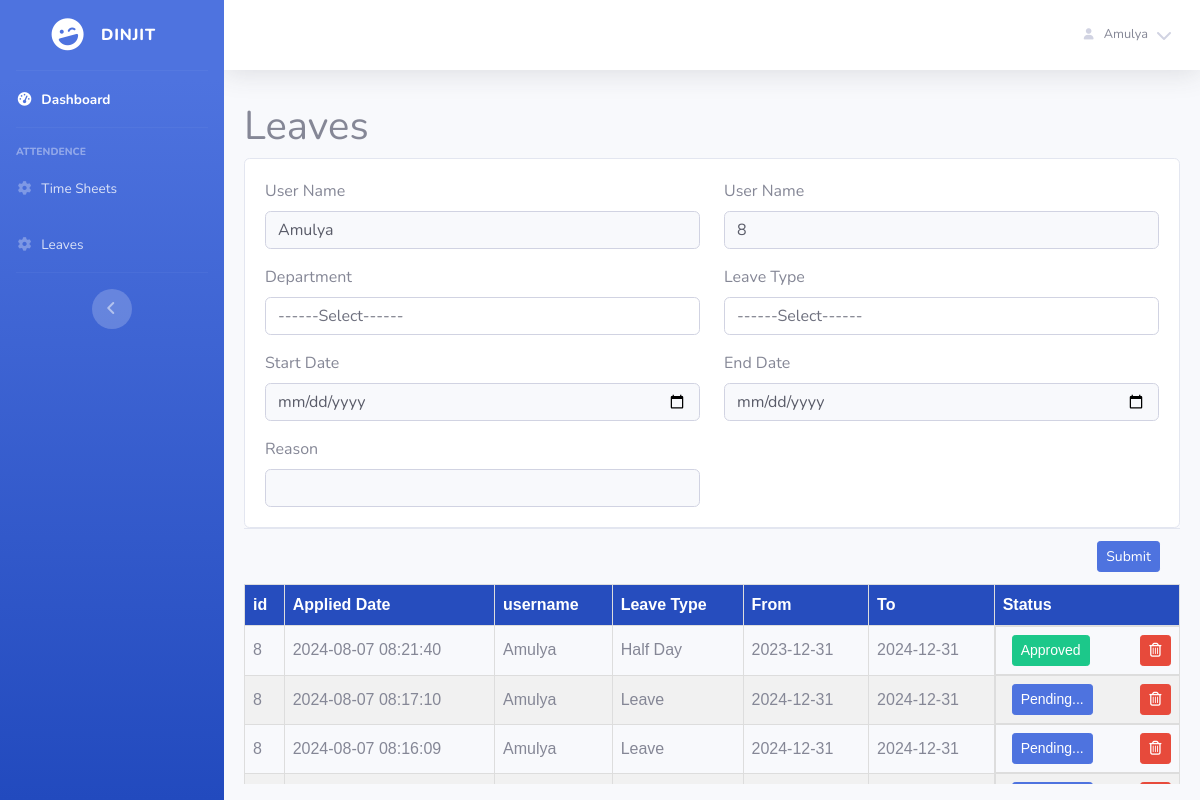
The app's page /leaves.php (signed in) with its own data.
### tables this page shows
CREATE TABLE `leaves` (
  `Leaved_id` int(11) NOT NULL,
  `employee_id` int(11) NOT NULL,
  `username` varchar(255) NOT NULL,
  `department_id` char(99) NOT NULL,
  `leave_type` char(99) NOT NULL,
  `leave_reason` char(100) NOT NULL,
  `lstart_date` date NOT NULL,
  `end_date` date NOT NULL,
  `leave_status` varchar(10) NOT NULL DEFAULT '1',
  `Currenttymstanp` timestamp NOT NULL DEFAULT current_timestamp()
);

### leaves.php (the view, shortened to what this page needs)
<?php
require_once 'core/conn.php';
if (isset($_SESSION['usertype'])) {
    include "includes/head.php";
?>
    <div class="container-fluid">
        <div class="col-xxl-9 col-xl-12 col-lg-12 col-md-12 col-sm-12 px-0" style="padding:0px;">
            <h1>Leaves</h1>
            <form method="post" action="functions/logic.php">
                <div class="card custom-card">
                    <div class=card-body>
                        <div class="row gy-3">
                            <div class=col-xl-6>
                                <label for=blog-author class=form-label>User Name</label>
                                <input type=text class="form-control bg-light text-dark" name="username" id="username" value="<?php echo $_SESSION['username'] ?>">
                            </div>
                            <div class=col-xl-6>
                                <label for=blog-author class=form-label>User Name</label>
                                <input type=text class="form-control bg-light text-dark" name="employee_id" id="employee_id" value="<?php echo $_SESSION['employee_id'] ?>">
                            </div>
                            <div class=col-xl-6>
                                <label for=blog-category class=form-label>Department</label>
                                <select class=form-control data-trigger name="department_id" id="department_id" required>
                                    <option value="">------Select------</option>
                                </select>
                            </div>
                            <div class=col-xl-6>
                                <label for=blog-category class=form-label>Leave Type</label>
                                <select class=form-control data-trigger name="leave_type" id="leave_type" required>
                                    <option value="">------Select------</option>
                                </select>
                            </div>
                            <div class=col-xl-6>
                                <label for=blog-category class=form-label>Start Date</label>
                                <input type="date" class="form-control bg-light text-dark" id="lstart_date" name="lstart_date" required>
                            </div>
                            <div class=col-xl-6>
                                <label for=blog-category class=form-label>End Date</label>
                                <input type="date" class="form-control bg-light text-dark" id="end_date" name="end_date" required>
                            </div>
                            <div class=col-xl-6>
                                <label for=blog-title class=form-label>Reason</label>
                                <input type=text class="form-control bg-light text-dark" id="leave_reason" name="leave_reason">
                            </div>
                        </div>
                    </div>
                </div>
                <div class=card-footer>
                    <div class="btn-list text-end">
                        <button name="leave" id="leave" class="btn btn-sm btn-primary">Submit</button>
                    </div>
                </div>
        </div>
        <div style="overflow-x:scroll;height: 200px;">
            <table>
                <thead style="  table-layout: fixed; background:#264dbe; color:white;">
                    <tr>
                        <th>id</th>
                        <th>Applied Date</th>
                        <th>username</th>
                        <th>Leave Type</th>
                        <th>From</th>
                        <th>To</th>
                        <th>Status</th>
                    </tr>
                </thead>
                <tbody>
                    <?php
                    $employee_id = $_SESSION['employee_id'];
                    $sql = "SELECT * FROM leaves WHERE employee_id = '$employee_id' ORDER BY Leaved_id DESC";
                    $res = mysqli_query($con, $sql);
                    while ($row = mysqli_fetch_array($res)) {
                    ?>
                        <tr>
                            <td><?php echo $row['employee_id']; ?></td>
                            <td><?php echo substr($row['Currenttymstanp'], 0, 20); ?></td>
                            <td><?php echo $row['username']; ?></td>
                            <td><?php echo $row['leave_type']; ?></td>
                            <td><?php echo $row['lstart_date']; ?></td>
                            <td><?php echo $row['end_date']; ?></td>
                            <td style="display: inline-flex; width:100%; justify-content:space-between">
                                <?php
                                if ($row['leave_status'] == 2) {
                                    echo '<button class="btn btn-success btn-sm ml-2" type="button"  >Approved</button>';
                                } elseif ($row['leave_status'] == 3) {
                                    echo '<button class="btn btn-danger btn-sm ml-2" type="button"  >Rejected</button>';
                                } elseif ($row['leave_status'] == 1){
                                    echo '<button class="btn btn-primary btn-sm ml-2" type="button"  >Pending...</button>';
                                }
                                ?>
                                <form action="#" method="POST">
                                    <button onclick="myFunction()" class="btn btn-danger btn-sm ml-2" name="delete"><i class="fa fa-trash-o" aria-hidden="true"></i></button>
                                </form>
                            </td>
                        </tr>
                    <?php ;
                    } ?>
                </tbody>
            </table>
        </div>
    </div>
    </div>
    </div>
    </div>
    </div>
    <?php
    include "includes/footer.php";
    ?>
<?php
} else {
    header("Location:index.php?error=UnAuthorized Access");
}
?>

### assets/css/style.css (style rules this page uses)
* { margin: 0; padding: 0; }
table { font-family: arial, sans-serif; border-collapse: collapse; width: 100%; }
td, th { border: 1px solid #dddddd; text-align: left; padding: 8px; }
tr:nth-child(even) { background-color: #f1f1f1; }

### records on screen
leaves: employee "8", Currenttymstanp "2024-08-07 08:21:40", username "Amulya", leave_type "Half Day", lstart_date "2023-12-31", end_date "2024-12-31", leave_status "Approved"
leaves: employee "8", Currenttymstanp "2024-08-07 08:17:10", username "Amulya", leave_type "Leave", lstart_date "2024-12-31", end_date "2024-12-31", leave_status "Pending..."
leaves: employee "8", Currenttymstanp "2024-08-07 08:16:09", username "Amulya", leave_type "Leave", lstart_date "2024-12-31", end_date "2024-12-31", leave_status "Pending..."

### other values on screen
$_SESSION['username'] "Amulya"
